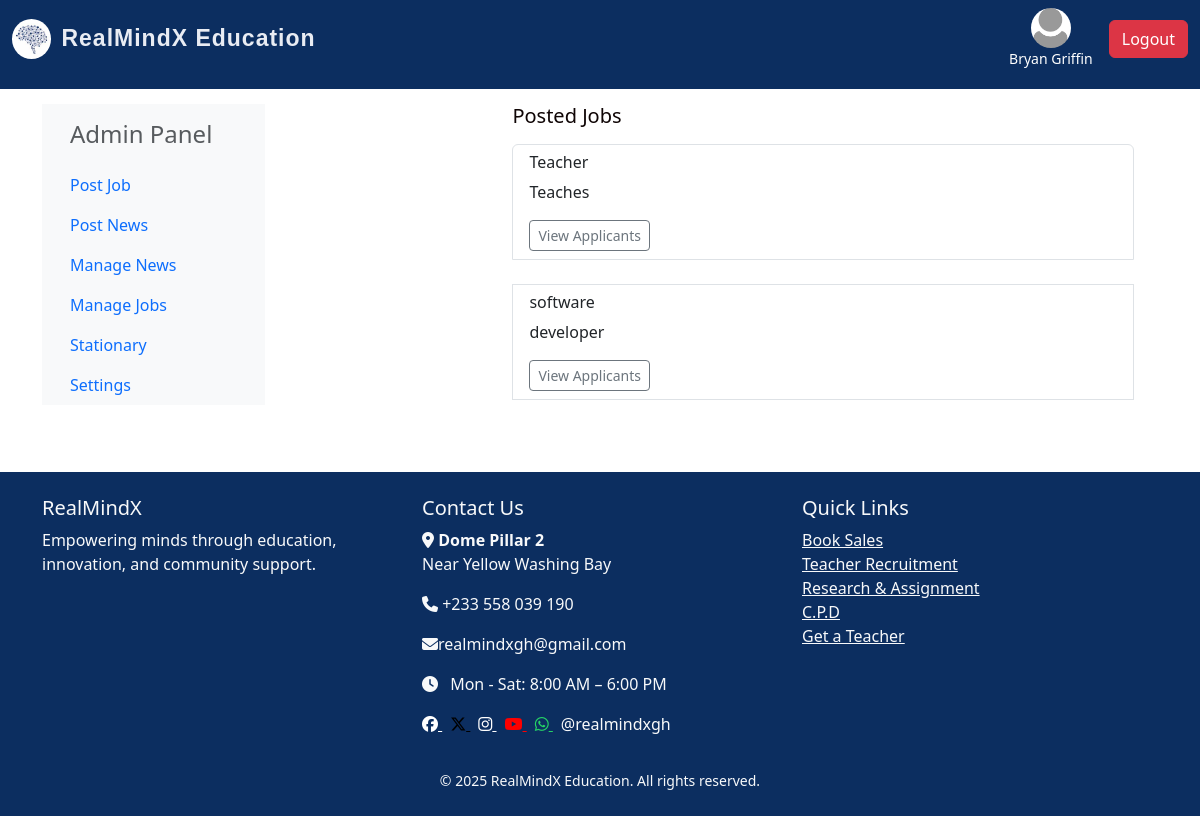
/admin/dashboard (signed in), run on an earlier commit of the app's database.
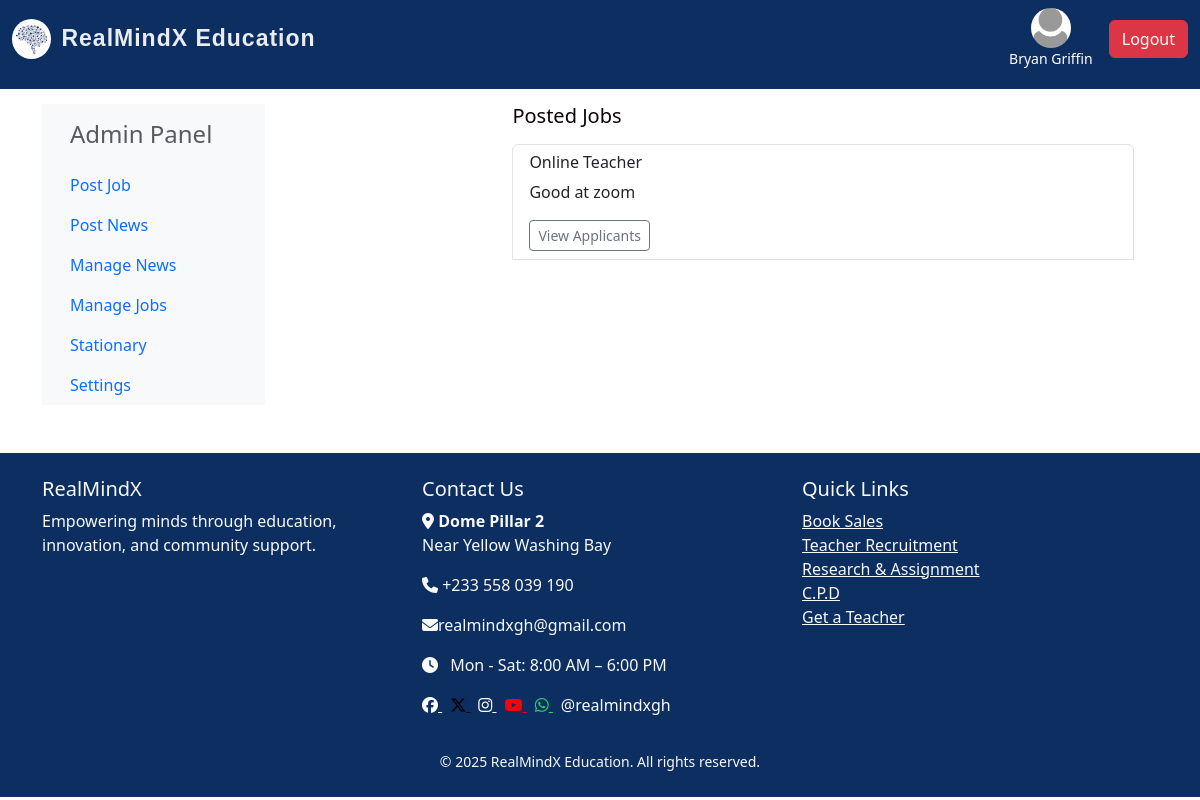
And on a later commit of the database.
### platform/realmind/models/job.py (models this page shows)
class JobPost(db.Model):
    id = db.Column(db.Integer, primary_key=True)
    title = db.Column(db.String(150), nullable=False)
    description = db.Column(db.Text, nullable=False)
    job_type = db.Column(db.String(50))
    requirements = db.Column(db.Text, nullable=False)
    date_posted = db.Column(db.DateTime, default=datetime.utcnow)
    admin_id = db.Column(db.Integer, db.ForeignKey('admin.id'), nullable=False)
    applications = db.relationship('Application', backref='job', cascade='all, delete-orphan', lazy=True)

### platform/realmind/routes/admin_routes.py (the view)
@admin_bp.route('/admin/dashboard')
@login_required
def admin_dashboard():
    if not isinstance(current_user, Admin):
        return redirect(url_for('main.users_dashboard'))
    jobs = JobPost.query.filter_by(admin_id=current_user.id).all()
    return render_template('admin_dashboard.html', admin=current_user, jobs=jobs)

### platform/realmind/templates/admin_dashboard.html (shortened to what this page needs)
{% extends 'index.html' %}
{% block content %}
<div class="container-fluid">
    <div class="row">
        <nav id="sidebar">
            <div>
                <div class="position-sticky pt-3">
                    <h4 class="sidebar-heading px-3 mb-3 text-muted">Admin Panel</h4>
                    <ul class="nav flex-column">
                        <li class="nav-item">
                            <a class="nav-link" href="{{ url_for('admin.post_job') }}">Post Job</a>
                        </li>
                        <li class="nav-item">
                            <a class="nav-link" href="{{ url_for('admin.post_news') }}">Post News</a>
                        </li>
                        <li class="nav-item">
                            <a class="nav-link" href="{{ url_for('admin.admin_news_dashboard') }}">Manage News</a>
                        </li>
                        <li class="nav-item">
                            <a class="nav-link" href="{{ url_for('admin.admin_dashboard') }}">Manage Jobs</a>
                        </li>
                        <li class="nav-item">
                            <a class="nav-link" href="#">Stationary</a>
                        </li>
                        <li class="nav-item">
                            <a class="nav-link" href="{{url_for('admin.settings')}}">Settings</a>
                        </li>
                    </ul>
                </div>
            </div>
        </nav>
        <main id="mainContent" class="col px-md-4">
            {% if jobs %}
                <h5 class="mb-3">Posted Jobs</h5>
                <div class="list-group">
                    {% for job in jobs %}
                        <div class="list-group-item">
                            <h6>{{ job.title }}</h6>
                            <p>{{ job.description }}</p>
                            <a href="{{ url_for('admin.view_applicants', job_id=job.id) }}" class="btn btn-outline-secondary btn-sm">View Applicants</a>
                        </div><br>
                    {% endfor %}
                </div>
            {% else %}
                <p class="text-muted">No jobs posted yet.</p>
            {% endif %}
        </main>
    </div>
</div>
{% endblock %}

What changed in the data, as far as the page shows it:
removed JobPost: title "software", description "developer"
changed JobPost: title "Teacher" → "Online Teacher"; description "Teaches" → "Good at zoom"
